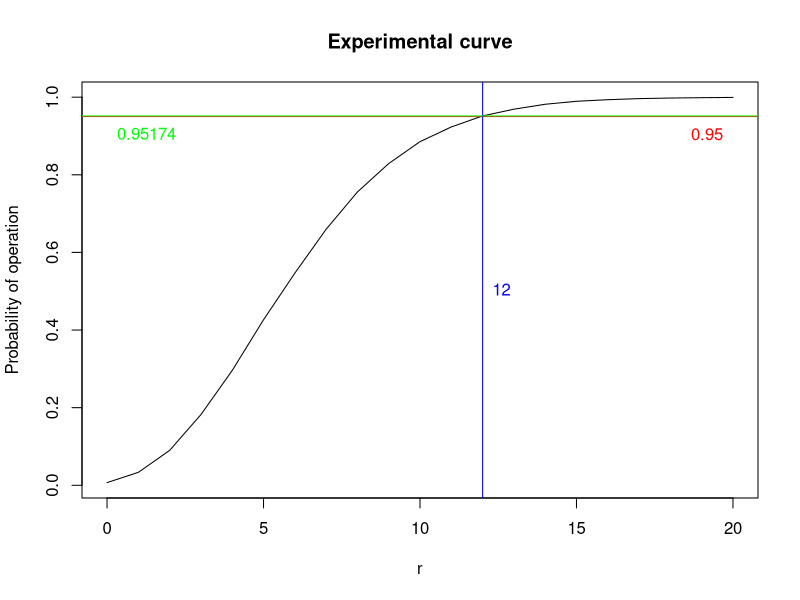
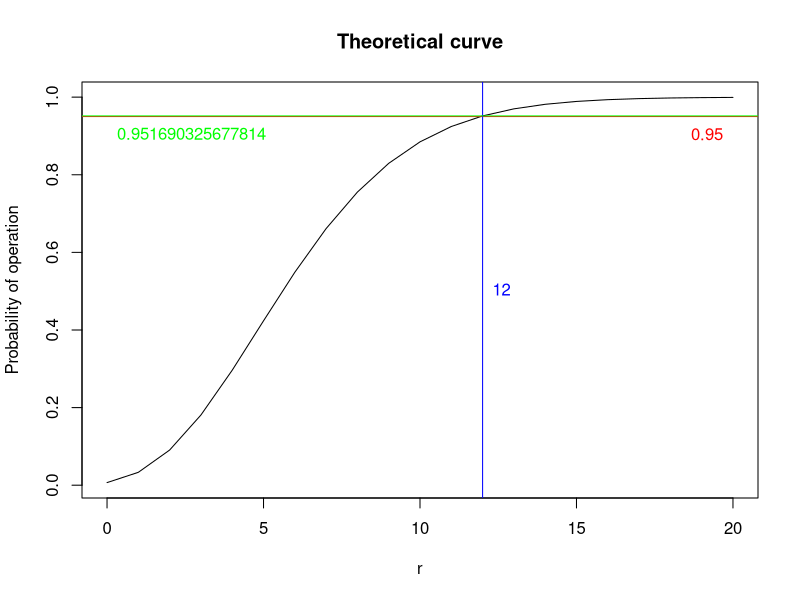

Here is the R script that generated these plots, in order:
## ---- chunk 1
m <- 10
r <- 12
lambda <- 0.25
T <- 2
## ---- chunk 2
set.seed(42)

simulations <- 1000000
failed_simulations <- 0

for (i in 1:simulations)
{
  exponential_times <- rexp(m+r,lambda)
  survival <- exponential_times >= T
  
  if (sum(survival) < m)
  {
    failed_simulations <- failed_simulations + 1
  }
}

probability_failure <- failed_simulations/simulations

probability_failure
## ---- chunk 3
sum_value <- 0

for (k in 0:(m-1))
{
  sum_value <- sum_value + choose(m+r,k)*(exp(-lambda*T))^k*(1-exp(-lambda*T))^(m+r-k)
}

sum_value
## ---- chunk 4
m <- 10
r_max <- 20
lambda <- 0.25
T <- 2
p0 <- 0.95
## ---- chunk 5
set.seed(42)

simulations <- 100000
probabilities_system_operational <- c()

for (r in 0:r_max)
{
  failed_simulations <- 0
  for (i in 1:simulations)
  {
    exponential_times <- rexp(m+r,lambda)
    survival <- exponential_times >= T
    
    if (sum(survival) < m)
    {
      failed_simulations <- failed_simulations + 1
    }
  }
  probability_system_operational <- 1-(failed_simulations/simulations)
  probabilities_system_operational <- c(probabilities_system_operational,probability_system_operational)
}

probabilities_system_operational

if(any(probabilities_system_operational >= p0) == FALSE)
{
  print(paste('WARNING: None of the probabilities exceeds the threshold p0 =',p0))
  print('Please enter a higher value for r_max and rerun the simulation')
}
## ---- chunk 6
if(any(probabilities_system_operational >= p0) == FALSE)
{
  print(paste('WARNING: None of the probabilities exceeds the threshold p0 =',p0))
  print('Please enter a higher value for r_max and rerun the simulation')
} else
{
  print(paste('The first value of r associated with a probability of operation exceeding the threshold p0 =',p0,'is r =',min(which(probabilities_system_operational>p0))-1))
  
  plot(0:r_max,probabilities_system_operational,type='l',main="Experimental curve",xlab="r",ylab="Probability of operation")

  abline(h=p0, col="red")
  text(x=r_max,y=p0-0.05,as.character(p0),pos=2,col="red")

  abline(v=min(which(probabilities_system_operational>p0))-1,col="blue")
  text(x=min(which(probabilities_system_operational>p0))-1,y=0.5,as.character(min(which(probabilities_system_operational>p0))-1),pos=4,col="blue")

  abline(h=probabilities_system_operational[min(which(probabilities_system_operational>p0))], col="green")
  text(x=0,y=probabilities_system_operational[min(which(probabilities_system_operational>p0))]-0.05,as.character(probabilities_system_operational[min(which(probabilities_system_operational>p0))]),pos=4,col="green")
}
## ---- chunk 7
theoretical_probabilities_system_operational <- c()

for (r in 0:r_max)
{
    sum_value_2 <- 0
  
    for (k in 0:(m-1))
    {
      sum_value_2 <- sum_value_2 + choose(m+r,k)*(exp(-lambda*T))^k*(1-exp(-lambda*T))^(m+r-k)
    }
  
    theoretical_probabilities_system_operational <- c(theoretical_probabilities_system_operational,1-sum_value_2)
}

theoretical_probabilities_system_operational

if(any(theoretical_probabilities_system_operational >= p0) == FALSE)
{
  print(paste('WARNING: None of the probabilities exceeds the threshold p0 =',p0))
  print('Please enter a higher value for r_max and rerun the simulation')
}
## ---- chunk 8
if(any(theoretical_probabilities_system_operational >= p0) == FALSE)
{
  print(paste('WARNING: None of the probabilities exceeds the threshold p0 =',p0))
  print('Please enter a higher value for r_max and rerun the simulation')
} else
{
  print(paste('The first value of r associated with a probability of operation exceeding the threshold p0 =',p0,'is r =',min(which(theoretical_probabilities_system_operational>p0))-1))
  
  plot(0:r_max,theoretical_probabilities_system_operational,type='l',main="Theoretical curve",xlab="r",ylab="Probability of operation")

  abline(h=p0, col="red")
  text(x=r_max,y=p0-0.05,as.character(p0),pos=2,col="red")

  abline(v=min(which(theoretical_probabilities_system_operational>p0))-1,col="blue")
  text(x=min(which(theoretical_probabilities_system_operational>p0))-1,y=0.5,as.character(min(which(theoretical_probabilities_system_operational>p0))-1),pos=4,col="blue")

  abline(h=theoretical_probabilities_system_operational[min(which(theoretical_probabilities_system_operational>p0))], col="green")
  text(x=0,y=theoretical_probabilities_system_operational[min(which(theoretical_probabilities_system_operational>p0))]-0.05,as.character(theoretical_probabilities_system_operational[min(which(theoretical_probabilities_system_operational>p0))]),pos=4,col="green")
}
## ---- chunk 9
m <- 10
r <- 12
lambda <- 0.25
T <- 2
n <- 1000
I <- 1
K <- 2
R <- 3
## ---- chunk 10
set.seed(42)

simulations <- 1000
costs <- c()

for (i in 1:simulations)
{
  accumulated_cost <- 0
  for (period in 1:n)
  {
    life_times <- pmin(rexp(m+r,lambda),T)
    operating_cost <- I*sum(life_times)
    inspection_cost <- K
    repair_cost <- R*sum(life_times < T)
    accumulated_cost <- accumulated_cost + operating_cost + inspection_cost + repair_cost
  }
  costs <- c(costs,accumulated_cost)
}

costs_perunittime <- costs/(n*T)
mean(costs_perunittime)
## ---- chunk 11
((I/lambda + R)*(m+r)*(1-exp(-lambda*T))+K)/(T)
## ---- chunk 12
m <- 3
r <- 2
lambda <- 0.25
T <- 2
n <- 1000
## ---- chunk 13
set.seed(42)

simulations <- 1000
times <- c()

for (i in 1:simulations)
{
  time_system_active <- 0
  for (periodo in 1:n)
  {
    life_times <- pmin(rexp(m+r,lambda),T)
    ordered_life_times <- sort(life_times)
    system_life_time <- ordered_life_times[r+1]
    time_system_active <- time_system_active + system_life_time
  }
  times <- c(times,time_system_active)
}

availability <- times/(n*T)
mean(availability)
## ---- chunk 14
(47-200*exp(-3*lambda*T)+225*exp(-4*lambda*T)-72*exp(-5*lambda*T))/(60*lambda*T)
